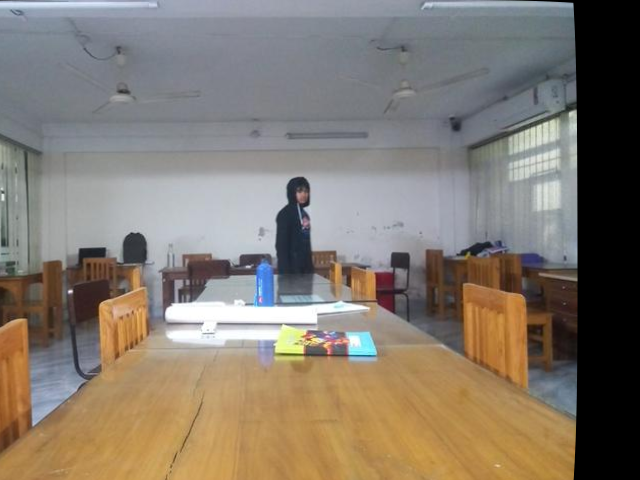
#> input picture temp/undistorted_rectified_image_l.png, 640 x 480 px, found by its file name
$ python task5.py
#> lines starting #> are read from the running program, lines starting #| are printed output that depends on the picture
import cv2
import numpy as np
import matplotlib.pyplot as plt

def compute_stereobm_depth(left_path, right_path):
    """Complete StereoBM depth estimation pipeline"""
#> called with left_path = 'temp/undistorted_rectified_image_l.png', right_path = 'temp/undistorted_rectified_image_r.png'

    # 1. Load images
    left = cv2.imread(left_path)
#> left is the input picture: shape (480, 640, 3); mean B, G, R 110.8, 121.8, 131.2
    right = cv2.imread(right_path)
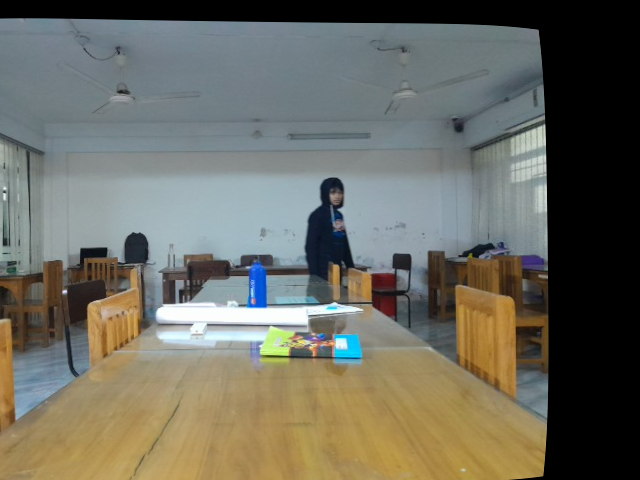
#> input picture temp/undistorted_rectified_image_r.png, 640 x 480 px, found by its file name
#> right is the input picture: shape (480, 640, 3); mean B, G, R 96.9, 107.3, 107.9

    # 2. Convert to grayscale
    gray_left = cv2.cvtColor(left, cv2.COLOR_BGR2GRAY)
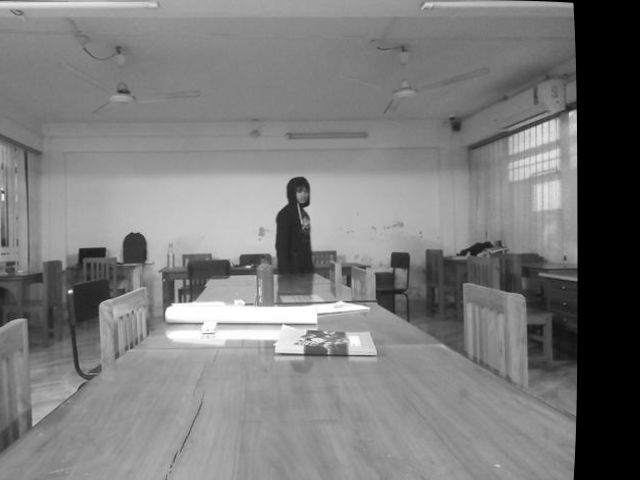
#> gray_left: shape (480, 640); min 0, max 255, mean 123.4
    gray_right = cv2.cvtColor(right, cv2.COLOR_BGR2GRAY)
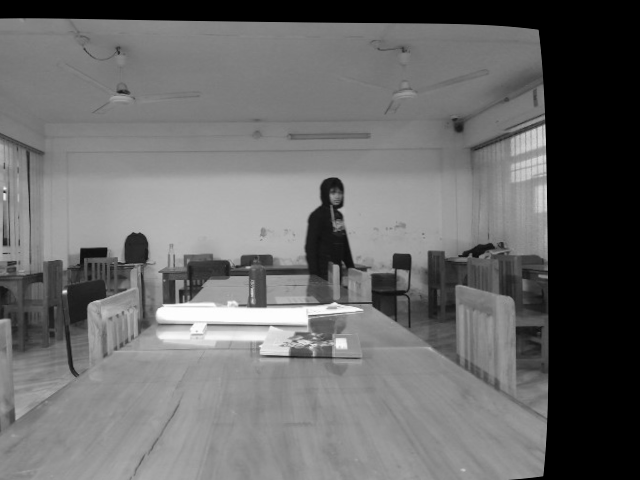
#> gray_right: shape (480, 640); min 0, max 255, mean 106.3

    # 3. Initialize StereoBM with parameters
    stereo = cv2.StereoBM_create(
        numDisparities=64,    # Number of disparity levels
        blockSize=21        # Matching window size
    )

    # Optional: Set additional parameters
    stereo.setPreFilterType(1)
    stereo.setPreFilterSize(9)
    stereo.setPreFilterCap(63)
    stereo.setTextureThreshold(10)
    stereo.setUniquenessRatio(15)
    stereo.setSpeckleRange(2)
    stereo.setSpeckleWindowSize(50)

    # 4. Compute disparity
    disparity = stereo.compute(gray_left, gray_right)
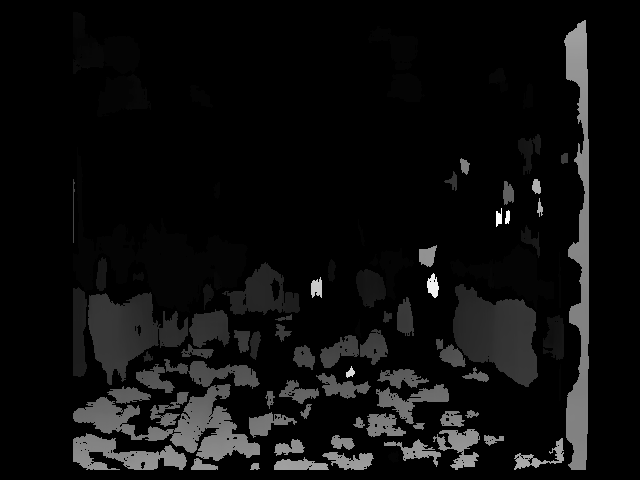
#> disparity: shape (480, 640) int16; min -16, max 928, mean 36; drawn with min black and max white

    # 5. Post-processing
    # Convert to float32 and scale
    disparity = disparity.astype(np.float32) / 16.0

    # Remove invalid values (negative or zero disparities)
    disparity[disparity <= 0] = 0.1

    return disparity, left, right

# Usage
disparity_map, left_img, right_img = compute_stereobm_depth("temp/undistorted_rectified_image_l.png", "temp/undistorted_rectified_image_r.png")

# Visualize
plt.figure(figsize=(15, 5))
plt.subplot(131), plt.imshow(cv2.cvtColor(left_img, cv2.COLOR_BGR2RGB))
plt.title("Left Image"), plt.axis('off')
plt.subplot(132), plt.imshow(cv2.cvtColor(right_img, cv2.COLOR_BGR2RGB))
plt.title("Right Image"), plt.axis('off')
plt.subplot(133), plt.imshow(disparity_map, cmap='jet')
plt.title("Disparity Map"), plt.axis('off'), plt.colorbar()
plt.show()
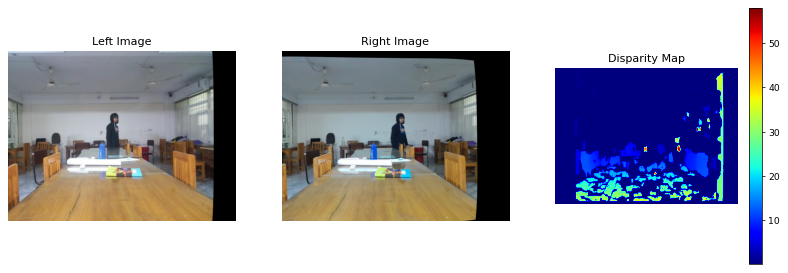
#> figure drawn by matplotlib, 4 panels
